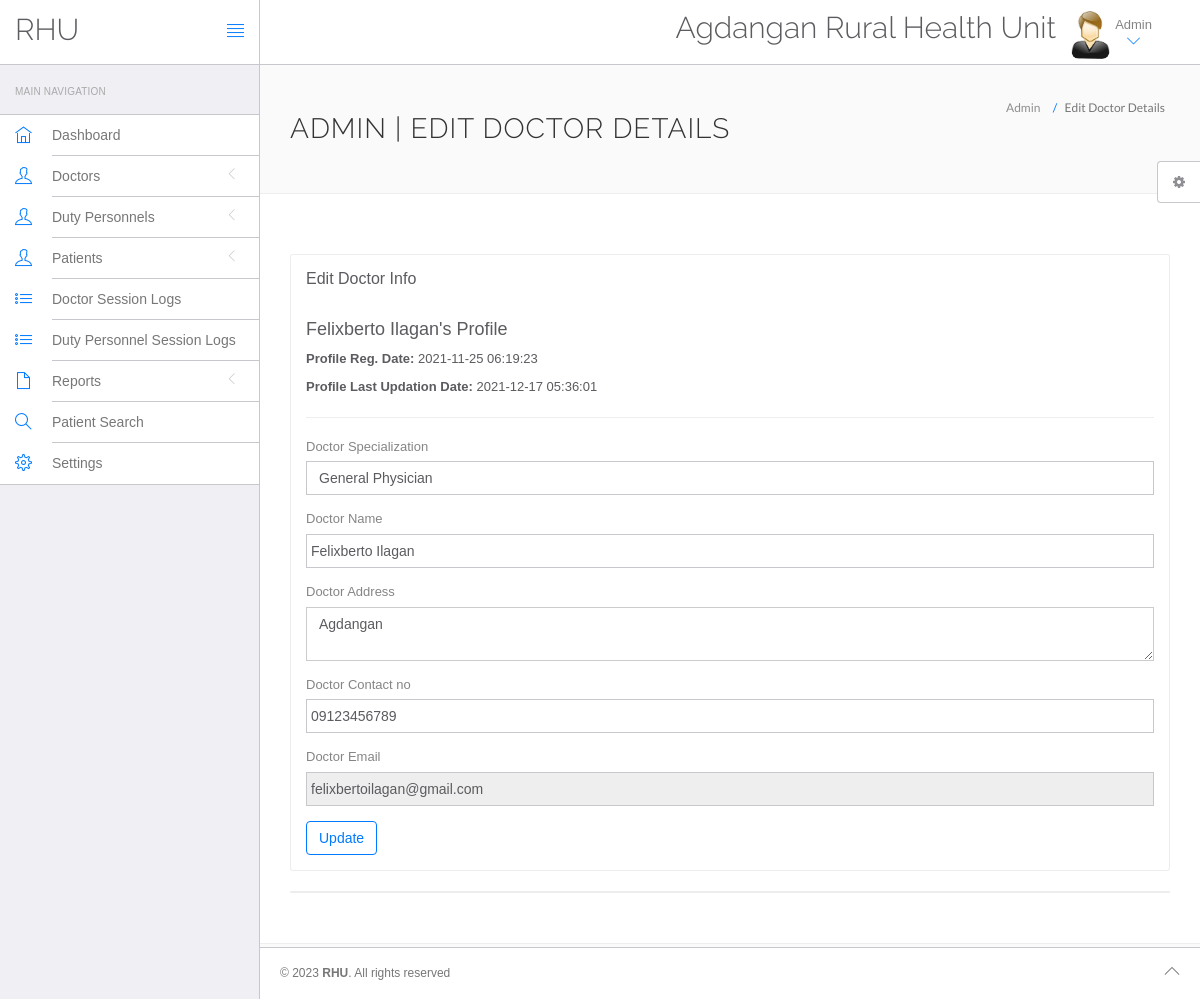
Page /admin/edit-doctor.php?id=1 (signed in) on the committed database.
### tables this page shows
CREATE TABLE `settings` (
  `id` int(11) NOT NULL,
  `HealthCenter` varchar(200) DEFAULT NULL,
  `Address` varchar(200) DEFAULT NULL,
  `ContactNo` varchar(12) DEFAULT NULL,
  `EmailAdd` mediumtext DEFAULT NULL,
  `OpeningHour` varchar(200) DEFAULT NULL,
  `Doctor` mediumtext DEFAULT NULL,
  `About` mediumtext DEFAULT NULL,
  `Map` longtext DEFAULT NULL
);

CREATE TABLE `doctor` (
  `id` int(11) NOT NULL,
  `adminID` int(10) DEFAULT NULL,
  `specialization` varchar(255) DEFAULT NULL,
  `fullName` varchar(255) DEFAULT NULL,
  `address` longtext DEFAULT NULL,
  `contactno` varchar(255) DEFAULT NULL,
  `email` varchar(255) DEFAULT NULL,
  `password` varchar(255) DEFAULT NULL,
  `regDate` timestamp NULL DEFAULT current_timestamp(),
  `updationDate` timestamp NULL DEFAULT NULL ON UPDATE current_timestamp()
);

### admin/edit-doctor.php (the view, shortened to what this page needs)
<?php
include('include/config.php');
$did=intval($_GET['id']);
?>
<!DOCTYPE html>
<html lang="en">
	<head>
		<link rel="stylesheet" href="vendor/bootstrap/css/bootstrap.min.css">
		<link rel="stylesheet" href="vendor/fontawesome/css/font-awesome.min.css">
		<link rel="stylesheet" href="vendor/themify-icons/themify-icons.min.css">
		<link href="vendor/animate.css/animate.min.css" rel="stylesheet" media="screen">
		<link href="vendor/perfect-scrollbar/perfect-scrollbar.min.css" rel="stylesheet" media="screen">
		<link href="vendor/switchery/switchery.min.css" rel="stylesheet" media="screen">
		<link href="vendor/bootstrap-touchspin/jquery.bootstrap-touchspin.min.css" rel="stylesheet" media="screen">
		<link href="vendor/select2/select2.min.css" rel="stylesheet" media="screen">
		<link href="vendor/bootstrap-datepicker/bootstrap-datepicker3.standalone.min.css" rel="stylesheet" media="screen">
		<link href="vendor/bootstrap-timepicker/bootstrap-timepicker.min.css" rel="stylesheet" media="screen">
		<link rel="stylesheet" href="assets/css/styles.css">
		<link rel="stylesheet" href="assets/css/plugins.css">
		<link rel="stylesheet" href="assets/css/themes/theme-1.css" id="skin_color" />
	</head>
	<body>
		<div id="app">
<?php include('include/sidebar.php');?>
			<div class="app-content">
						<?php include('include/header.php');?>
				<div class="main-content" >
					<div class="wrap-content container" id="container">
						<section id="page-title">
							<div class="row">
								<div class="col-sm-8">
									<h1 class="mainTitle">Admin | Edit Doctor Details</h1>
																	</div>
								<ol class="breadcrumb">
									<li>
										<span>Admin</span>
									</li>
									<li class="active">
										<span>Edit Doctor Details</span>
									</li>
								</ol>
							</div>
						</section>
						<div class="container-fluid container-fullw bg-white">
							<div class="row">
								<div class="col-md-12">
									<div class="row margin-top-30">
										<div class="col-md-12">
											<div class="panel panel-white">
												<div class="panel-heading">
													<h5 class="panel-title">Edit Doctor Info</h5>
												</div>
												<div class="panel-body">
									<?php $sql=mysqli_query($con,"select * from doctor where id='$did'");
while($data=mysqli_fetch_array($sql))
{
?>
<h4><?php echo htmlentities($data['fullName']);?>'s Profile</h4>
<p><b>Profile Reg. Date: </b><?php echo htmlentities($data['regDate']);?></p>
<?php if($data['updationDate']){?>
<p><b>Profile Last Updation Date: </b><?php echo htmlentities($data['updationDate']);?></p>
<?php } ?>
<hr />
													<form role="form" name="adddoc" method="post" onSubmit="return valid();" autocomplete="off">
														<div class="form-group">
															<label for="DoctorSpecialization">
																Doctor Specialization
															</label>
							<select name="Doctorspecialization" class="form-control" required="required">
					<option value="<?php echo htmlentities($data['specialization']);?>">
					<?php echo htmlentities($data['specialization']);?></option>
															</select>
														</div>
<div class="form-group">
															<label for="doctorname">
																 Doctor Name
															</label>
	<input type="text" name="docname" class="form-control" value="<?php echo htmlentities($data['fullName']);?>" >
														</div>
<div class="form-group">
															<label for="address">
																 Doctor Address
															</label>
					<textarea name="clinicaddress" class="form-control"><?php echo htmlentities($data['address']);?></textarea>
														</div>
<div class="form-group">
									<label for="fess">
																 Doctor Contact no
															</label>
					<input type="text" name="doccontact" class="form-control" required="required" maxlength="11" value="<?php echo htmlentities($data['contactno']);?>">
														</div>
<div class="form-group">
									<label for="fess">
																 Doctor Email
															</label>
					<input type="email" name="docemail" class="form-control"  readonly="readonly"  value="<?php echo htmlentities($data['email']);?>">
														</div>
														<?php } ?>
														<button type="submit" name="submit" class="btn btn-o btn-primary">
															Update
														</button>
													</form>
												</div>
											</div>
										</div>
											</div>
										</div>
									<div class="col-lg-12 col-md-12">
											<div class="panel panel-white">
											</div>
										</div>
									</div>
								</div>
							</div>
						</div>
					</div>
	<?php include('include/footer.php');?>
	<?php include('include/setting.php');?>
		</div>
	</body>
</html>

### admin/include/header.php (shortened to what this page needs)
<?php
include("include/config.php");
$val=mysqli_query($con,"select * from settings where id = 1");
while ($row_val=mysqli_fetch_array($val)) {
	$name = $row_val['HealthCenter'];
}
?>
<header class="navbar navbar-default navbar-static-top">
					<div class="navbar-header">
						<a class="navbar-brand" href="#">
							<h2 style="padding-top:20%; ">RHU</h2>
						</a>
						<a href="#" class="sidebar-toggler pull-right visible-md visible-lg" data-toggle-class="app-sidebar-closed" data-toggle-target="#app">
							<i class="ti-align-justify"></i>
						</a>
					</div>
					<div class="navbar-collapse collapse">
						<ul class="nav navbar-right">
								<li  style="padding-top:2% ">
								<h2><?php echo $name;?></h2>
							</li>
							<li class="dropdown current-user">
								<a href class="dropdown-toggle" data-toggle="dropdown">
									<img src="assets/images/images.jpg" > <span class="username">
<?php $query=mysqli_query($con,"select fullname from admin where id='".$_SESSION['id']."'");
while($row=mysqli_fetch_array($query))
{
	echo $row['fullname'];
} ?>
									<i class="ti-angle-down"></i></i></span>
								</a>
							</li>
						</ul>
					</div>
				</header>

### admin/assets/css/themes/theme-1.css (style rules this page uses)
body { background: #FAFAFA; }
header .navbar-header { background: #ffffff !important; border-right-color: #c8c7cc !important; border-bottom-color: #c8c7cc !important; }
header .navbar-header .sidebar-toggler, header .navbar-header .sidebar-mobile-toggler { color: #007aff !important; }
header .navbar-header .navbar-brand { color: #777 !important; }
header .navbar-collapse { background: #ffffff !important; border-bottom-color: #c8c7cc !important; box-shadow: none !important; }
header .navbar-collapse .navbar-right > li > a { color: #777; }
header .navbar-collapse .navbar-right > li > a i { color: #007aff !important; }

### admin/edit-doctor.php (style rules this page uses)
input[type=text], textarea { text-transform: capitalize; }

### rows in the picture
settings: HealthCenter "Agdangan Rural Health Unit"
doctor: fullName "Felixberto Ilagan", regDate "2021-11-25 06:19:23", updationDate "2021-12-17 05:36:01", Doctorspecialization "General Physician", docname "Felixberto Ilagan", clinicaddress "Agdangan", doccontact "09123456789", docemail "felixbertoilagan@gmail.com"

### other values in the picture
$row['fullname'] "Admin"
